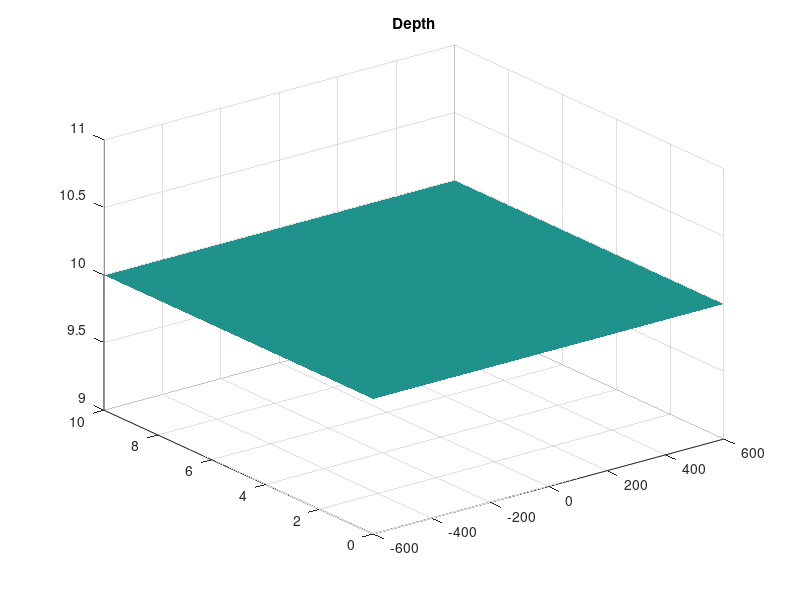
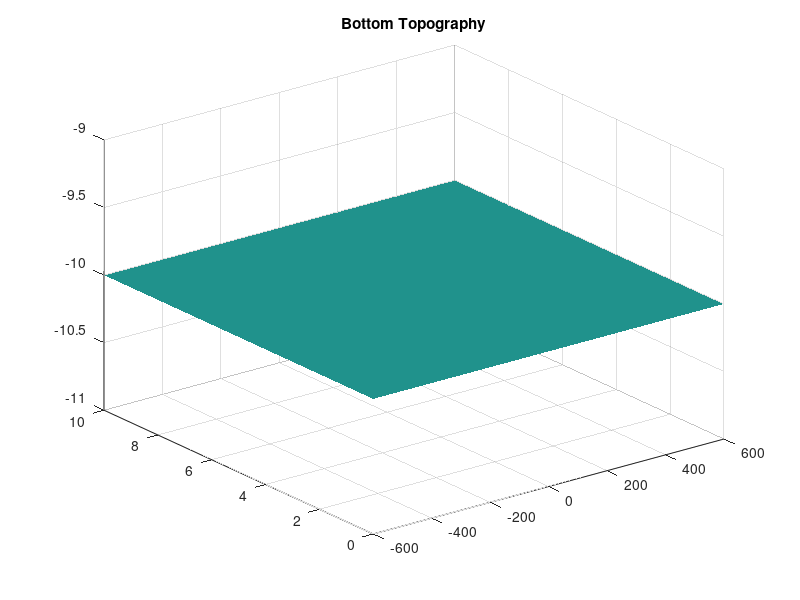
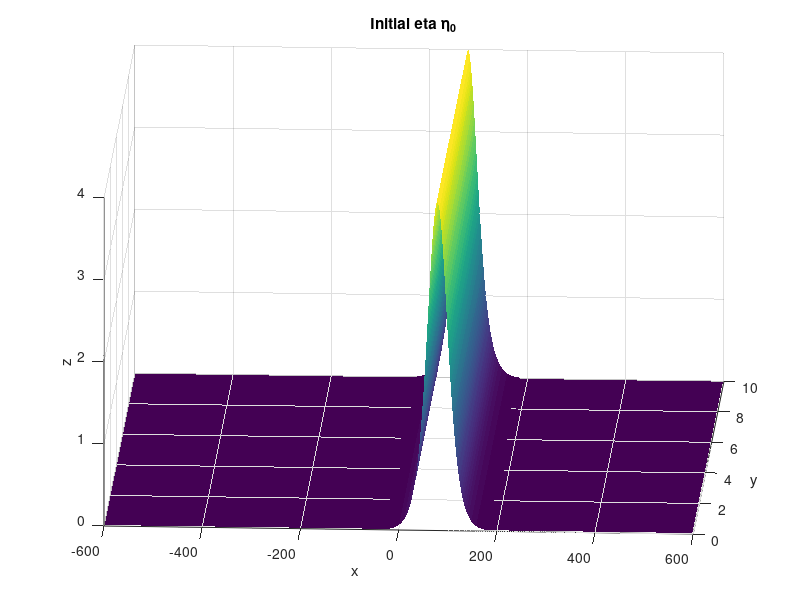
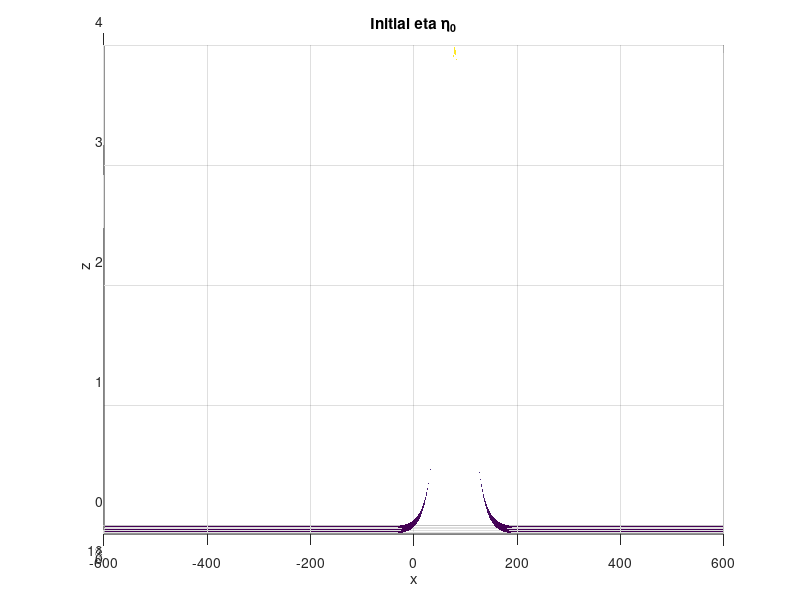

Source code (MATLAB) for these figures, in order: (Note: this script raises an error after producing the figures.)
% CASE 2 -- Propagation of a solitary wave over a flat bottom (2DH, 1 layer)
%
% A sech^2 hump of height 2*amp at rest splits into two solitary waves of
% amplitude amp. The right-going wave is compared with the analytical
% solitary wave at t = 32 s.
%
% Requires: SWE2D_engine_v2.m, Pnonhydros1Nwd_new.m, closest.m, inv_label.m

clear; close all;

%% Parameters
Lx = 600;
Ly = 10;
h  = 10;                       % still-water depth
g  = 9.81;
dx = 1; dy = 1;
C  = 0.5;                      % Courant number
dt = C*dx/sqrt(2*g*h)
thres = 0;                     % wet/dry threshold

options.g     = g;
options.dx    = dx;
options.dy    = dy;
options.dt    = dt;
options.thres = thres;

x = -Lx:dx:Lx;  y = 0:dy:Ly;
[xx,yy] = meshgrid(x,y);
Nx = length(x); Ny = length(y); Nxy = Nx*Ny;
T  = 32+dt; Nt = floor(T/dt);
t  = 0:dt:T;

%% Bottom
d = h*ones(Nx,Ny);

figure
surf(xx,yy,d','edgecolor','none')
title('Depth')

figure
surf(xx,yy,-d','edgecolor','none')
title('Bottom Topography')

%% Preallocation
E0 = zeros(Nx,Ny);   E1 = zeros(Nx,Ny);   hh = zeros(Nx,Ny);
U0 = zeros(Nx+1,Ny); U1 = zeros(Nx+1,Ny);
V0 = zeros(Nx,Ny+1); V1 = zeros(Nx,Ny+1);
qu = zeros(Nx+1,Ny); qv = zeros(Nx,Ny+1);
W0 = zeros(Nx,Ny);   W1 = zeros(Nx,Ny);    % vertical velocity at the surface
Wb0 = zeros(Nx,Ny);  Wb1 = zeros(Nx,Ny);   % vertical velocity at the bed
pd = zeros(Nxy,1);   P = zeros(Nx,Ny);

%% Initial condition: solitary hump at rest (splits into two waves)
amp   = 2;
x0    = 80+Lx;
gamma = sqrt(3*amp/(4*h^2*(h+amp)));
for k = 1:Ny
    for j = 1:Nx
        E0(j,k) = max(2*amp*(sech(gamma*(j*dx-x0)))^2,-d(j,k)+thres);
        hh(j,k) = E0(j,k)+d(j,k);
    end
end

figure
surf(xx,yy,E0','edgecolor','none')
title('Initial eta \eta_0')
view(3,25)
xlabel('x'); ylabel('y'); zlabel('z')
figure
surf(xx,yy,E0','edgecolor','none')
title('Initial eta \eta_0')
view(0,1)
xlabel('x'); zlabel('z')

figure
plot(x,E0(:,closest(y,5)))
grid on
xlabel('x[m]'); ylabel('\eta[m]')
axis([-Lx Lx 0 2*amp])

%% Time loop: finite volume with flooding & drying
colormap('winter'); caxis([-2, 2]);
fig = figure;
set(fig,'Position',[600 200 1200 400],'color',[1 1 1])
for n = 1:Nt

    % Face depths and fluxes
    for j = 2:Nx
        for k = 1:Ny
            if U0(j,k) > 0
                hh(j,k) = d(j-1,k)+E0(j-1,k);       % upwind: take depth from the left
            elseif U0(j,k) < 0
                hh(j,k) = d(j,k)+E0(j,k);           % upwind: take depth from the right
            else
                hh(j,k) = min(d(j-1,k),d(j,k))+max(E0(j-1,k),E0(j,k));
            end
            qu(j,k) = U0(j,k)*hh(j,k);
        end
    end
    qu(1,1:Ny)    = hh(1,1:Ny).*U0(1,1:Ny);
    qu(Nx+1,1:Ny) = hh(Nx,1:Ny).*U0(Nx+1,1:Ny);
    qv(1:Nx,1)    = hh(1:Nx,1).*V0(1:Nx,1);
    qv(1:Nx,Ny+1) = hh(1:Nx,Ny).*V0(1:Nx,Ny+1);
    for k = 2:Ny
        for j = 1:Nx
            if V0(j,k) > 0
                hh(j,k) = d(j,k-1)+E0(j,k-1);
            elseif V0(j,k) < 0
                hh(j,k) = d(j,k)+E0(j,k);
            else
                hh(j,k) = min(d(j,k-1),d(j,k))+max(E0(j,k-1),E0(j,k));
            end
            qv(j,k) = V0(j,k)*hh(j,k);
        end
    end

    % Surface elevation (mass equation)
    for k = 1:Ny
        for j = 1:Nx
            E1(j,k) = E0(j,k)-dt/dx*(qu(j+1,k)-qu(j,k))-dt/dy*(qv(j,k+1)-qv(j,k));
            hh(j,k) = d(j,k)+E1(j,k);
        end
    end

    % Hydrostatic momentum step and vertical velocity at the bed
    [V1,U1] = SWE2D_engine_v2(E1,U0,V0,hh,qu,qv,options);
    for k = 2:Ny-1
        for j = 2:Nx-1
            if hh(j,k) > thres || hh(j-1,k) > thres
                Wb1(j,k) = -max(0,U1(j,k))*(d(j,k)-d(j-1,k))/dx-min(0,U1(j+1,k))*(d(j+1,k)-d(j,k))/dx ...
                    -max(0,V1(j,k))*(d(j,k)-d(j,k-1))/dy-min(0,V1(j,k+1))*(d(j,k+1)-d(j,k))/dy;
                W1(j,k) = W0(j,k)+(Wb1(j,k)-Wb0(j,k));   % W_t = -Wb_t
            else
                Wb1(j,k) = 0; W1(j,k) = 0;
            end
        end
    end

    % Non-hydrostatic pressure
    pd = Pnonhydros1Nwd_new(hh,U1,V1,W1,Wb1,Wb0,options);
    for m = 1:Nxy
        [i,j] = inv_label(m,Nx);
        if hh(i,j) > thres
            P(i,j) = pd(m);
        else
            P(i,j) = 0;
        end
    end

    % Pressure correction of U, V, W; update of Wb and W
    for k = 1:Ny
        for j = 2:Nx
            U1(j,k) = U1(j,k)-dt/dx/2*(P(j,k)-P(j-1,k));
        end
    end
    for k = 2:Ny
        for j = 1:Nx
            V1(j,k) = V1(j,k)-dt/dy/2*(P(j,k)-P(j,k-1));
        end
    end
    for k = 1:Ny
        for j = 1:Nx
            W1(j,k) = W1(j,k)+2*dt/hh(j,k)*P(j,k);
        end
    end
    for k = 2:Ny-1
        for j = 2:Nx-1
            Wb1(j,k) = -max(0,U1(j,k))*(d(j,k)-d(j-1,k))/dx-min(0,U1(j+1,k))*(d(j+1,k)-d(j,k))/dx ...
                -max(0,V1(j,k))*(d(j,k)-d(j,k-1))/dy-min(0,V1(j,k+1))*(d(j,k+1)-d(j,k))/dy;
            W1(j,k) = W1(j,k)-dt*(U1(j,k)+U1(j+1,k))/2*(W1(j,k)-W1(j-1,k))/dx ...
                -dt*(V1(j,k)+V1(j,k+1))/2*(W1(j,k)-W1(j,k-1))/dy;   % advection -u*w_x - v*w_y
        end
    end
    Wb1(1,1:Ny) = Wb1(2,1:Ny); Wb1(Nx,1:Ny) = Wb1(Nx-1,1:Ny);

    % Plotting
    if mod(n,100) == 1
        figure(5)
        colormap('winter')
        F1 = surf(xx,yy,-d'); hold on;     % bottom
        F2 = surf(xx,yy,E1'); hold off;    % surface elevation
        set(F1,'FaceColor','None','EdgeColor','k');
        set(F2,'FaceColor','interp');
        view(10,15)
        zlim([0,2*amp]);
        title(sprintf('surface profile at t= %1.4s',num2str(n*dt)))
        pause(0.01);
    end

    figure(6)
    plot(x,E1(:,closest(y,5)))
    grid on
    xlabel('x[m]'); ylabel('\eta[m]')
    title([' \eta [m] at t = ', num2str(t(n)) ,' s'])
    axis([-Lx Lx 0 2*amp])
    pause(0.01)

    % Advance in time
    E0 = E1;
    U0 = U1; V0 = V1;
    W0 = W1; Wb0 = Wb1;
end

%% Analytical solitary wave at t = 32 s
c    = sqrt(g*(h+amp));
time = 32;
ii   = 1:Nx;
eta_ex  = amp*(sech(gamma*(ii*dx-x0-c*time))).^2;
eta_ex0 = amp*(sech(gamma*(ii*dx-x0))).^2;

figure
plot(x,eta_ex0,'-.b',x,eta_ex,'r')
xlabel('x[m]'); ylabel('\eta[m]')
title(' \eta [m] at t = 32 s')
axis([0 Lx 0 amp+0.5])
grid on
